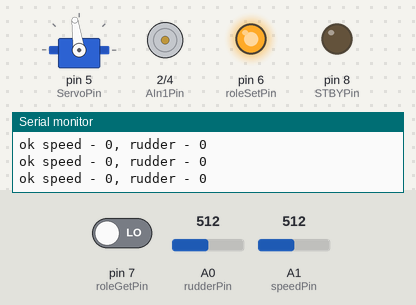
This sketch was run on a simulated Arduino Uno, built with avr-gcc and run on an emulated ATmega328P. Shown: servo, motor-driver pin pairs drawn as motors (green arrow = first pin HIGH = forward, orange = second pin HIGH = backward, longer = more drive, scaled by the enable pin, stopped while the standby pin is LOW), output pins drawn as LEDs (lit = HIGH), the last lines printed to the serial monitor. The test bench sets the inputs (shaded band); at power-on: A1 (speedPin) = 512, A0 (rudderPin) = 512, pin 7 (roleGetPin) LOW. No radio packets arrive unless stated.

Above: at 6.2 s.
6.3 s: A1 (speedPin) set to 345
At 7.5 s:
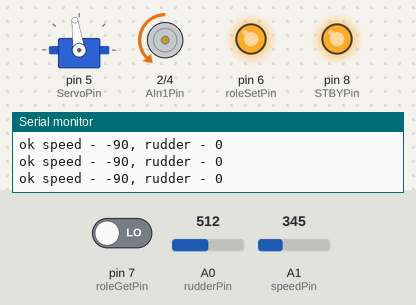
7.8 s: A1 (speedPin) set to 312
At 8.8 s:
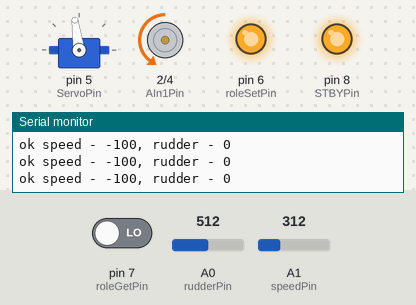
10.8 s: A0 (rudderPin) set to 716
At 11.3 s:
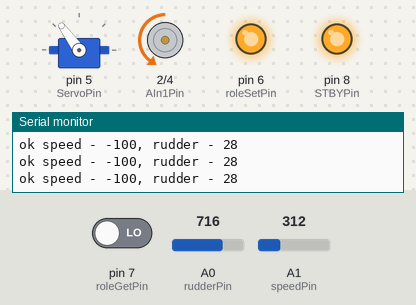
12.3 s: A0 (rudderPin) set to 306
At 13.2 s:
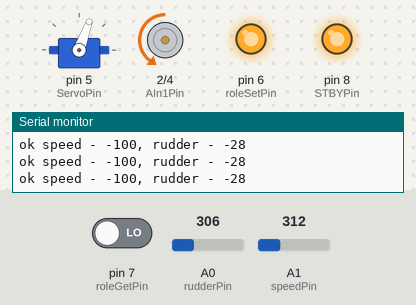
13.8 s: A1 (speedPin) set to 122
At 14.6 s:
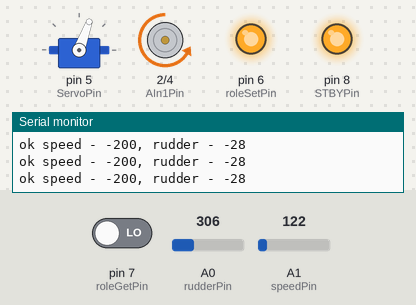
15.3 s: A0 (rudderPin) set to 510
At 16.0 s:
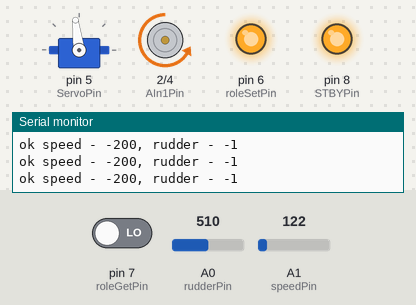
Timing chart, 0 to 17.8 s (numbered marks = the images above; inputs shaded):
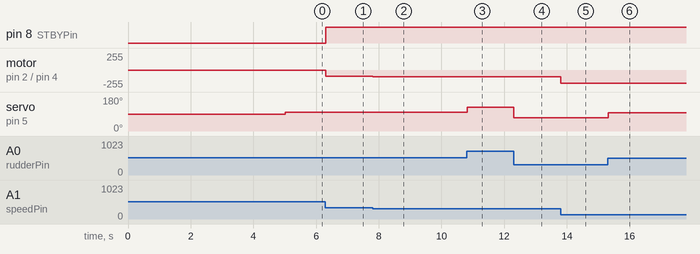

Measured:
- after the input at 6.3 s, pin 8 (STBYPin): LOW → HIGH at once; motor on pin 2 (AIn1Pin) / pin 4 (AIn2Pin): stopped → backward 90/255 at once
- after the input at 7.8 s, motor on pin 2 (AIn1Pin) / pin 4 (AIn2Pin): backward 90/255 → backward 100/255 at once
- after the input at 10.8 s, servo on pin 5 (ServoPin): 98° → 126° at once
- after the input at 12.3 s, servo on pin 5 (ServoPin): 126° → 70° at once
- after the input at 13.8 s, motor on pin 2 (AIn1Pin) / pin 4 (AIn2Pin): backward 100/255 → backward 200/255 at once
- after the input at 15.3 s, servo on pin 5 (ServoPin): 70° → 97° at once

The sketch:

one_type_payload.ino
```cpp
#include <SPI.h>
#include <nRF24L01.h>
#include <printf.h>
#include <RF24.h>
#include <RF24_config.h>
#include <Servo.h>

RF24           radio(9, 10);
Servo          myservo;

struct positions {
    int speed;
    int rudder;
};

const uint64_t pipe = 0xE8E8F0F0E1LL;

const int roleSetPin =  6;
const int roleGetPin =  7;

const int rudderPin = A0;
const int speedPin = A1;

const int AIn1Pin =  2;
const int AIn2Pin =  4;
const int PWMAPin =  3;
const int ServoPin = 5;

const int STBYPin =  8;

const int speedStep = 10;
const int speedZero = 250;
const int speedStartFrom = 20;

const int rudderZero = 90; //angle
const int rudderMax = 28; // angle
const int servoZero = 98; // angle

int roleSlave;

//For master
int lastSpeed;
int lastRudder;

//For slave
unsigned long payloadReceivedAt;
struct positions lastPayload;

void detectRole()
{
    pinMode(roleSetPin, OUTPUT);
    pinMode(roleGetPin, INPUT);

    digitalWrite(roleSetPin, HIGH);
    delay(15);
    roleSlave = digitalRead(roleGetPin);
}

void attachPins()
{
    //Slave pins
    pinMode(AIn1Pin, OUTPUT);
    pinMode(AIn2Pin, OUTPUT);
    pinMode(PWMAPin, OUTPUT);
    pinMode(STBYPin, OUTPUT);
    myservo.attach(ServoPin);
}

void initRadio()
{
    delay(2000);
    radio.begin();
    delay(3000);
    radio.setChannel(0x0c);
    radio.setDataRate(RF24_1MBPS); // RF24_250KBPS, RF24_1MBPS, RF24_2MBPS
    radio.setPALevel(RF24_PA_HIGH); // RF24_PA_MIN=-18dBm, RF24_PA_LOW=-12dBm, RF24_PA_HIGH=-6dBm, RF24_PA_MAX=0dBm

    if (roleSlave) {
        radio.openReadingPipe(1, pipe);
        radio.startListening();
        Serial.println("working as SLAVE");
    } else {
        radio.openWritingPipe(pipe);
        radio.stopListening();
        Serial.println("working as MASTER");
    }

    radio.printDetails();
}

void setup()
{
    Serial.begin(115200);
    printf_begin();

    detectRole();

    attachPins();

    initRadio();

    Serial.println("setup finished");
}

struct positions collectPinsData()
{
    int speedValue = analogRead(speedPin);
    int ruderValue = analogRead(rudderPin);

    return {speedValue, ruderValue};
}

int debounceValue(int current, int last, int maxDelta)
{
    int delta = abs(current - last);

    if (delta > maxDelta) {
        return current;
    }

    return last;
}

int roundValue(int value, int step)
{
    return round(value / step) * step;
}

struct positions prepareDataToSend(struct positions pins)
{
    int speed = pins.speed;
    speed = map(speed, 0, 1023, 0, 500);
    speed = debounceValue(speed, lastSpeed, 7);
    lastSpeed = speed;
    //Normalize speed
    speed = roundValue(speed, speedStep);
    speed = speed - speedZero;
    if (abs(speed) < speedStartFrom) {
        speed = 0;
    }

    int rudder = pins.rudder;
    rudder = map(rudder, 0, 1023, 0, 180);
    rudder = debounceValue(rudder, lastRudder, 2);
    lastRudder = rudder;
    //Normalize rudder
    rudder = rudder - rudderZero;
    rudder = constrain(rudder, -rudderMax, rudderMax);

    return {speed, rudder};
}

void writeMotorData(int speed, int AIn1, int AIn2, int STBY)
{
    digitalWrite(STBYPin, STBY);
    digitalWrite(AIn1Pin, AIn1);
    digitalWrite(AIn2Pin, AIn2);
    analogWrite(PWMAPin, speed);
}

void setSpeed(int speed)
{
    if (speed == 0) {
        //Stop moving
        writeMotorData(0, LOW, LOW, LOW);
        return;
    }

    int AIn1 = HIGH;
    int AIn2 = LOW;
    if (speed < 0) {
        AIn1 = LOW;
        AIn2 = HIGH;
    }

    writeMotorData(abs(speed), AIn1, AIn2, HIGH);
}

void setRudder(int rudder)
{
    myservo.write(servoZero + rudder);
    delay(15);
}

void applyControl(struct positions controlData)
{
    setSpeed(controlData.speed);

    setRudder(controlData.rudder);
}

void stopMotors()
{
    struct positions stoped = {0, 0};

    applyControl(stoped);
}

String positionsToString(struct positions data)
{
    return "speed - " + String(data.speed) + ", rudder - " + String(data.rudder);
}

void send(struct positions data)
{
    struct positions payload;
    payload = data;

    bool ok = radio.write(&payload, sizeof(payload));

    String result = "fail";
    if (ok) {
        result = "ok";
    }

    Serial.println(result + " " + positionsToString(payload));
}

void asMaster()
{
    struct positions pinsPositions;
    pinsPositions = collectPinsData();

    struct positions dataToSend;
    dataToSend = prepareDataToSend(pinsPositions);

    applyControl(dataToSend);

    send(dataToSend);
}

void asSlave()
{
    if (radio.available()) {
        struct positions payload;
        radio.read(&payload, sizeof(payload));

        Serial.println("radio active " + positionsToString(payload));

        lastPayload = payload;

        payloadReceivedAt = millis();
    }

    if (millis() - payloadReceivedAt > 500) {
        stopMotors();

        return;
    }

    applyControl(lastPayload);
}

void loop()
{
    if (roleSlave) {
        asSlave();
    } else {
        asMaster();
    }
}
```
